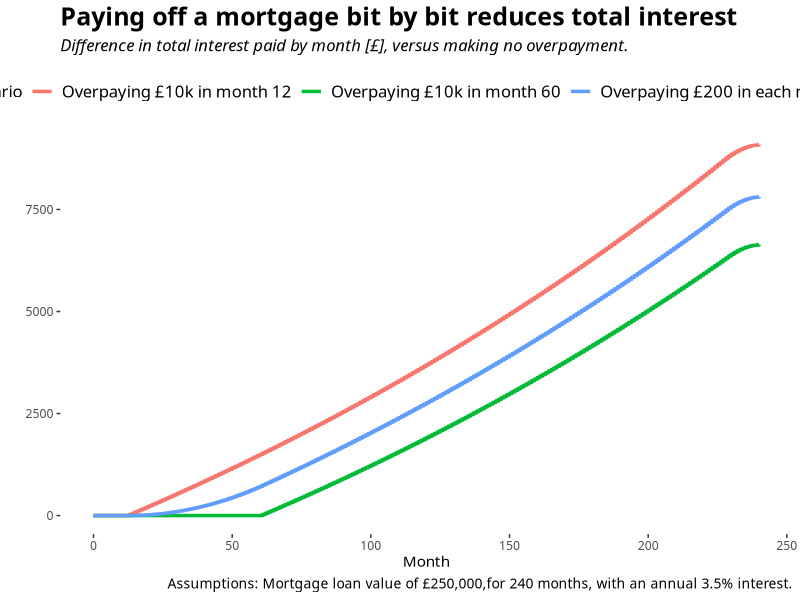

Here is the R script that generated this plot:
## Install packages
library(tidyverse)

## Set the theme
theme_clean <- theme_bw(base_family="Calibri") + 
  theme(legend.position = "top",
        legend.title = element_text(size = 12),
        legend.text = element_text(size = 12),
        plot.title = element_text(size = 18, face = "bold"),
        plot.subtitle = element_text(size = 12, face = "italic", margin = margin(b=12)),
        plot.caption = element_text(size = 10),
        panel.grid.major = element_blank(),
        panel.grid.minor = element_blank(),
        panel.border = element_blank())
theme_set(theme_clean)

## Create functions
mortgage_payment <- function(loan_value, term_month, int_rate){
  df <- dplyr::tibble(month = 0:term_month,
                      interest = 0,
                      repayment = 0,
                      debt = loan_value,
                      tot_int = 0)
  std_paym <- round(df$debt[1]*(int_rate/12)/(1-(1+int_rate/12)^(-term_month)),2)
  for (i in 2:nrow(df)){
    df$interest[i] = round((int_rate/12)*df$debt[i-1],2)
    df$repayment[i] = dplyr::case_when(
      df$debt[i-1] <= 0 ~ 0, #if the mortgage is redeemed, there is no payment
      df$debt[i-1] + df$interest[i] < std_paym ~ df$debt[i-1] + df$interest[i],
      i == nrow(df) ~ df$debt[i-1] + df$interest[i], #the final payment
      TRUE ~ std_paym
    )
    df$debt[i] = df$debt[i-1] + df$interest[i] - df$repayment[i]
    df$tot_int[i] = df$tot_int[i-1] + df$interest[i]
  }
  return(df)}

mortgage_overpayment <- function(loan_value, term_month, int_rate,
                                 overpay_value, overpay_start, overpay_period){
  df <- dplyr::tibble(month = 0:term_month,
                      interest = 0,
                      repayment = 0,
                      debt = loan_value,
                      tot_int = 0)
  std_paym <- round(df$debt[1]*(int_rate/12)/(1-(1+int_rate/12)^(-term_month)),2)
  over_paym <- round(overpay_value/overpay_period, 2)
  over_start <- overpay_start + 1
  over_end <- overpay_start + overpay_period
  for (i in 2:nrow(df)){
    df$interest[i] = round((int_rate/12)*df$debt[i-1],2)
    df$repayment[i] = dplyr::case_when(
      df$debt[i-1] <= 0 ~ 0, #if the mortgage is redeemed, there is no payment
      df$debt[i-1] + df$interest[i] < df$repayment[i-1] ~ df$debt[i-1] + df$interest[i],
      i == nrow(df) ~ df$debt[i-1] + df$interest[i], #the final payment
      i >= over_start & i <= over_end ~ std_paym + over_paym, #overpayment
      TRUE ~ std_paym)
    df$debt[i] = df$debt[i-1] + df$interest[i] - df$repayment[i]
    df$tot_int[i] = df$tot_int[i-1] + df$interest[i]  
  }
  return(df)}

## Create the tables
mortgage_A_df <- mortgage_payment(250000, 240, 0.035) %>%
  rename_at(vars(-month), list(~str_replace(., "$", "_A")))
mortgage_B_df <- mortgage_overpayment(250000, 240, 0.035,
                                      10000, 12, 1) %>%
  rename_at(vars(-month), list(~str_replace(., "$", "_B")))
mortgage_C_df <- mortgage_overpayment(250000, 240, 0.035,
                                      10000, 12, 50) %>%
  rename_at(vars(-month), list(~str_replace(., "$", "_C")))
mortgage_D_df <- mortgage_overpayment(250000, 240, 0.035,
                                      10000, 60, 1) %>%
  rename_at(vars(-month), list(~str_replace(., "$", "_D")))
mortgage_comparison_df <- full_join(mortgage_A_df, mortgage_B_df,
                                    by = "month")
mortgage_comparison_df <- full_join(mortgage_comparison_df, mortgage_C_df,
                                    by = "month")
mortgage_comparison_df <- full_join(mortgage_comparison_df, mortgage_D_df,
                                    by = "month")
mortgage_saving_df <- mortgage_comparison_df %>%
  dplyr::mutate("Overpaying £10k in month 12" = tot_int_A - tot_int_B,
                "Overpaying £200 in each month 12-61" = tot_int_A - tot_int_C,
                "Overpaying £10k in month 60" = tot_int_A - tot_int_D) %>%
  dplyr::select("month", 18:20) %>%
  pivot_longer(cols = 2:4,
               names_to = "Scenario",
               values_to = "Value",
               values_drop_na = TRUE)

## Creating the graph
mortgage_saving_gg <- ggplot(data = mortgage_saving_df,
                             aes(x = month, y = Value,
                                 group = Scenario)) +
  geom_step(aes(color = Scenario),
            size = 1.2) +
  labs(title = "Paying off a mortgage bit by bit reduces total interest",
       subtitle = "Difference in total interest paid by month [£], versus making no overpayment.",
       caption = "Assumptions: Mortgage loan value of £250,000,for 240 months, with an annual 3.5% interest.",
       x = "Month",
       y = "")